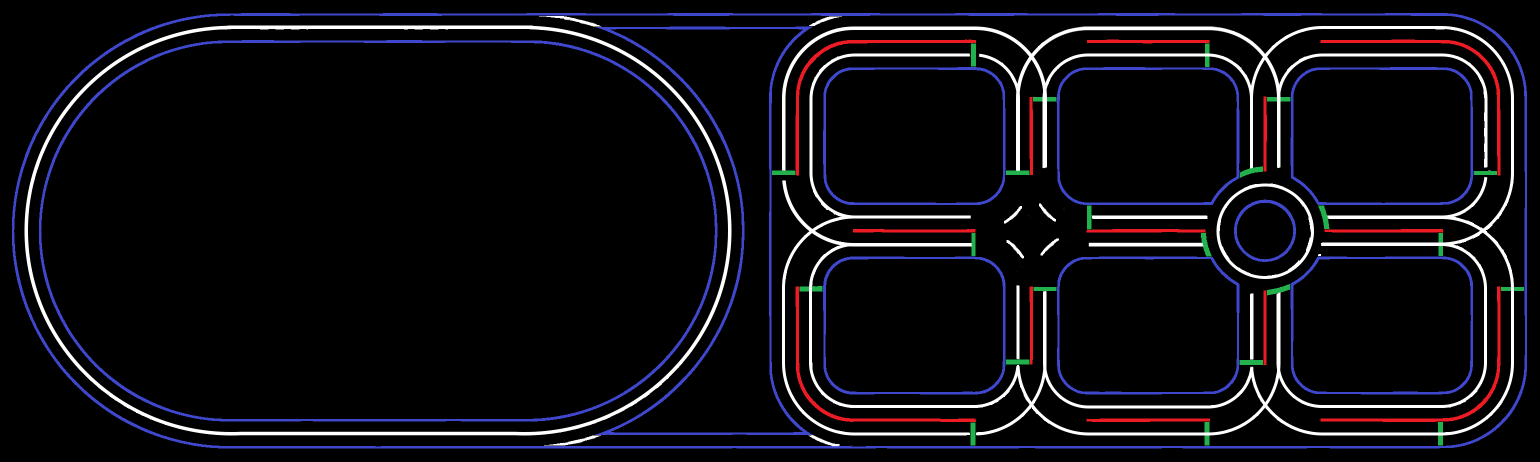
#> input picture src/wecar_ros/scripts/colorLabeledMap.png, 3080 x 924 px (shown at 1/2 size)
$ python util_mapLabeler.py
#> lines starting #> are read from the running program, lines starting #| are printed output that depends on the picture
import cv2
import numpy as np
from matplotlib import pyplot as plt

mapImg = cv2.imread("colorLabeledMap.png", cv2.IMREAD_UNCHANGED)
#> mapImg is the input picture: shape (924, 3080, 3); mean B, G, R 18.3, 13.5, 14.6
height, width = mapImg.shape[:2]
#> height = 924; width = 3080
newImg = np.zeros((height, width), np.uint8)

for i, arr1 in enumerate(mapImg):
    for j, arr2 in enumerate(arr1):
        b, g, r = arr2
        if b == 0 and g == 0 and r == 0:
            continue
        if b == 36 and g == 28 and r == 237:  # 중앙선 빨간색
            newImg[i][j] = 3
            continue
        if b == 204 and g == 72 and r == 63:  # 실선 파란색
            newImg[i][j] = 1
            continue
        if b == 255 and g == 255 and r == 255:  # 점선 하얀색
            newImg[i][j] = 2
            continue
        if b == 76 and g == 177 and r == 34:  # 횡단보도 초록색
            newImg[i][j] = 4
            continue
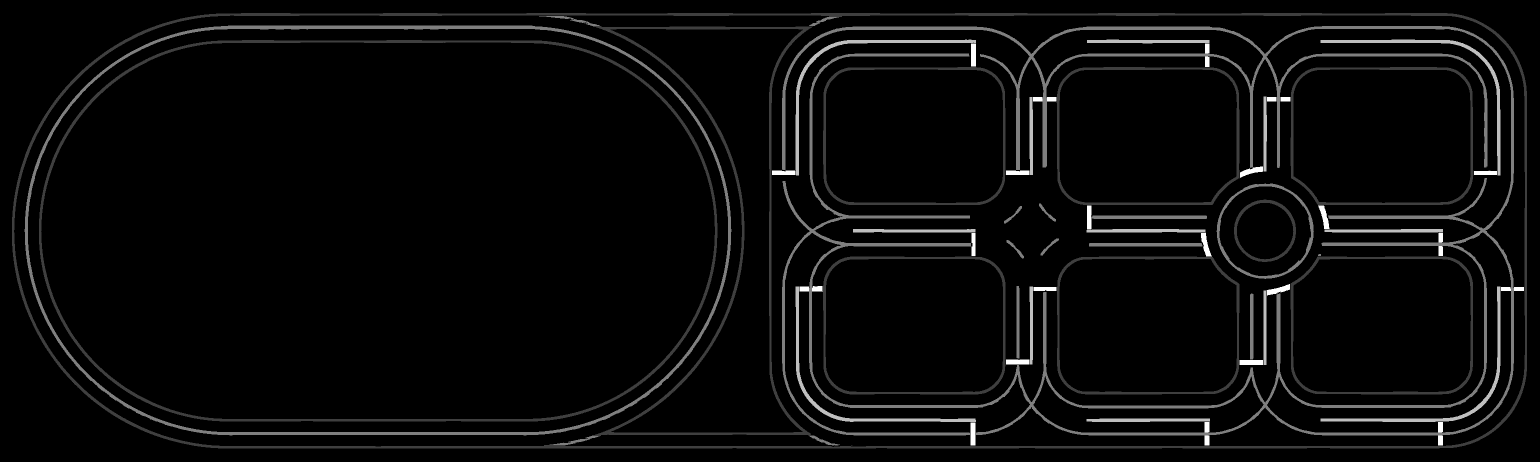
#> newImg: shape (924, 3080) (shown at 1/2 size); min 0, max 4, mean 0.15; drawn with min black and max white

plt.imshow(newImg)
plt.show()
cv2.imwrite("labeledMap.png", newImg)
